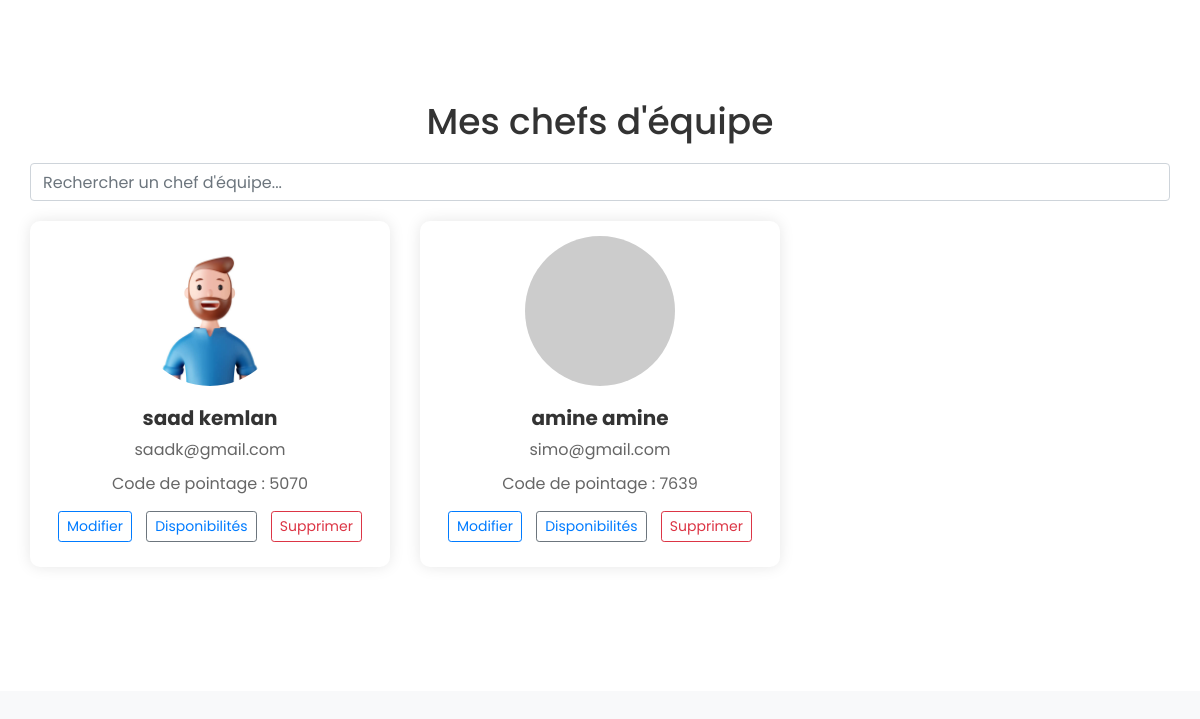
The app's page /team_leads/ (signed in), older data.
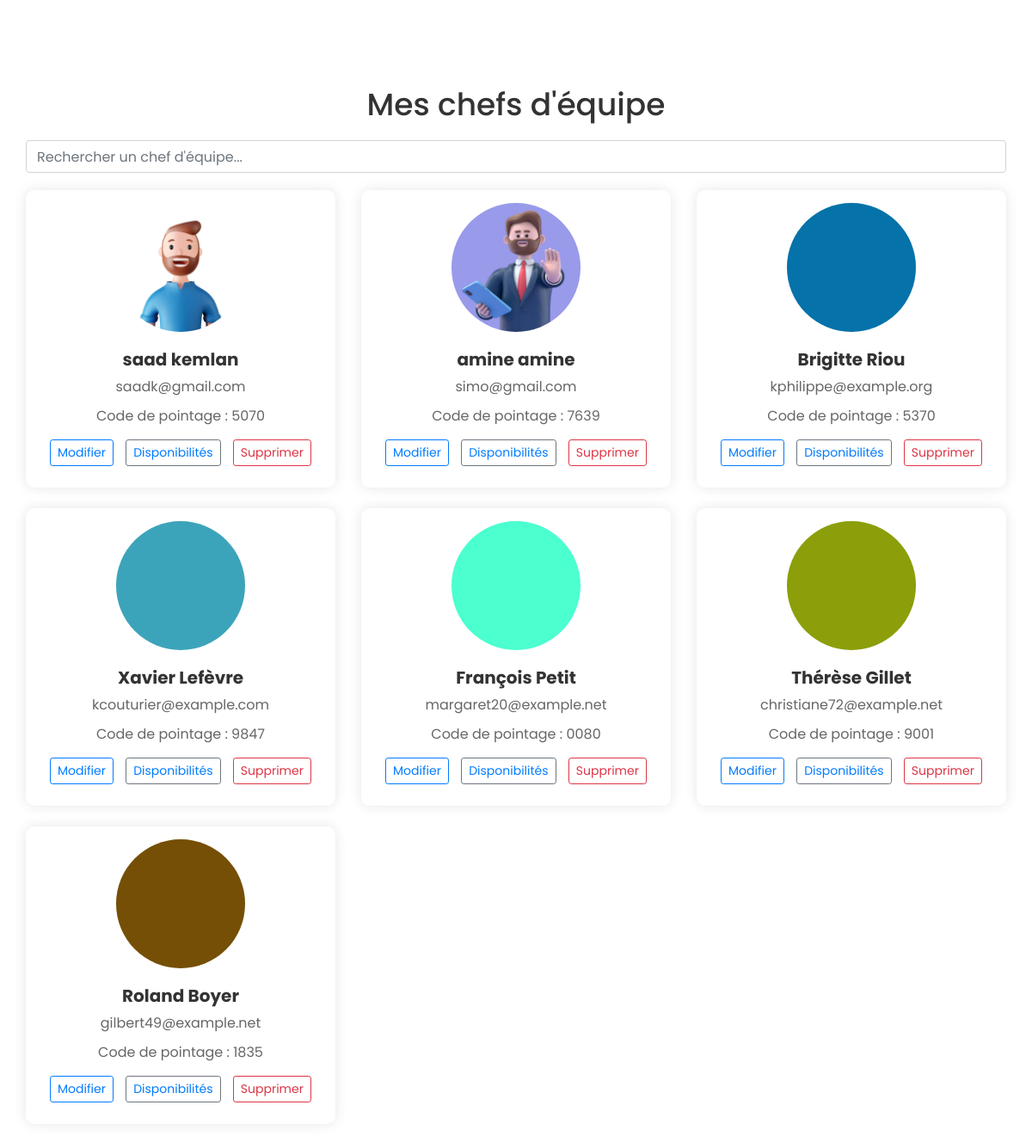
The same page, newer data.
### accounts/models.py (models this page shows, shortened)
class CustomUser(AbstractUser):
    ROLE_CHOICES = (
        ('employee', 'Employee'),
        ('team_lead', 'Team Lead'),
    )
    role = models.CharField(max_length=10, choices=ROLE_CHOICES, default='manager')
    is_active = models.BooleanField(default=True)
    pointage_code = models.CharField(max_length=4, unique=True, blank=True, null=True)
    created_by = models.ForeignKey('self', null=True, blank=True, on_delete=models.SET_NULL, related_name='employees')
    hours_per_week = models.IntegerField(default=0)
    photo = models.ImageField(upload_to='photos/', null=True, blank=True)

### accounts/views.py (the view)
# urls.py: path('team_leads/', TeamLeadListView.as_view(), name='team_lead_list'),
class TeamLeadListView(LoginRequiredMixin, ListView):
    model = CustomUser
    template_name = 'accounts/team_lead_list.html'
    context_object_name = 'team_leads'
    def get_queryset(self):
        user = self.request.user
        return CustomUser.objects.filter(created_by=user, role='team_lead')

### accounts/templates/accounts/team_lead_list.html (shortened to what this page needs)
<!DOCTYPE html>
<html lang="fr">
<head>
    <link href="https://maxcdn.bootstrapcdn.com/bootstrap/4.5.2/css/bootstrap.min.css" rel="stylesheet">
</head>
<body>
    <section class="team-section">
        <div class="container">
            <h2>Mes chefs d'équipe</h2>
            <input type="text" id="searchInput" class="form-control search-bar" onkeyup="searchTeamLeads()" placeholder="Rechercher un chef d'équipe...">
            <div class="row" id="teamLeadsContainer">
                {% for team_lead in team_leads %}
                    <div class="col-lg-4 col-md-6 mb-4 team-lead-card">
                        <div class="team-card">
                            {% if team_lead.photo %}
                                <img src="{{ team_lead.photo.url }}" alt="Photo de {{ team_lead.first_name }}">
                            {% else %}
                                <img src="https://via.placeholder.com/150" alt="Placeholder Image">
                            {% endif %}
                            <div class="team-card-body">
                                <h5 class="team-card-title">{{ team_lead.first_name }} {{ team_lead.last_name }}</h5>
                                <p class="team-card-text">{{ team_lead.email }}</p>
                                <p class="team-card-text">Code de pointage : {{ team_lead.pointage_code }}</p>
                                <div class="team-card-actions">
                                    <a href="{% url 'edit_team_lead' team_lead.pk %}" class="btn btn-outline-primary btn-sm">Modifier</a>
                                    <a href="{% url 'view_availabilities' team_lead.pk %}" class="btn btn-outline-secondary btn-sm">Disponibilités</a>
                                    <form method="post" action="{% url 'delete_team_lead' team_lead.pk %}" onsubmit="return confirm('Êtes-vous sûr de vouloir supprimer ce chef d\'équipe ?');">
                                        <button type="submit" class="btn btn-outline-danger btn-sm">Supprimer</button>
                                    </form>
                                </div>
                            </div>
                        </div>
                    </div>
                {% empty %}
                    <p class="text-center no-results">Aucun chef d'équipe trouvé.</p>
                {% endfor %}
            </div>
        </div>
    </section>
</body>
</html>

Row changes from the older to the newer data that the page shows:
changed CustomUser "amine": photo: picture added
added CustomUser: photo (picture), first_name "Brigitte", last_name "Riou", email "kphilippe@example.org", pointage_code "5370"
added CustomUser: photo (picture), first_name "Xavier", last_name "Lefèvre", email "kcouturier@example.com", pointage_code "9847"
added CustomUser: photo (picture), first_name "François", last_name "Petit", email "margaret20@example.net", pointage_code "0080"
added CustomUser: photo (picture), first_name "Thérèse", last_name "Gillet", email "christiane72@example.net", pointage_code "9001"
added CustomUser: photo (picture), first_name "Roland", last_name "Boyer", email "gilbert49@example.net", pointage_code "1835"
